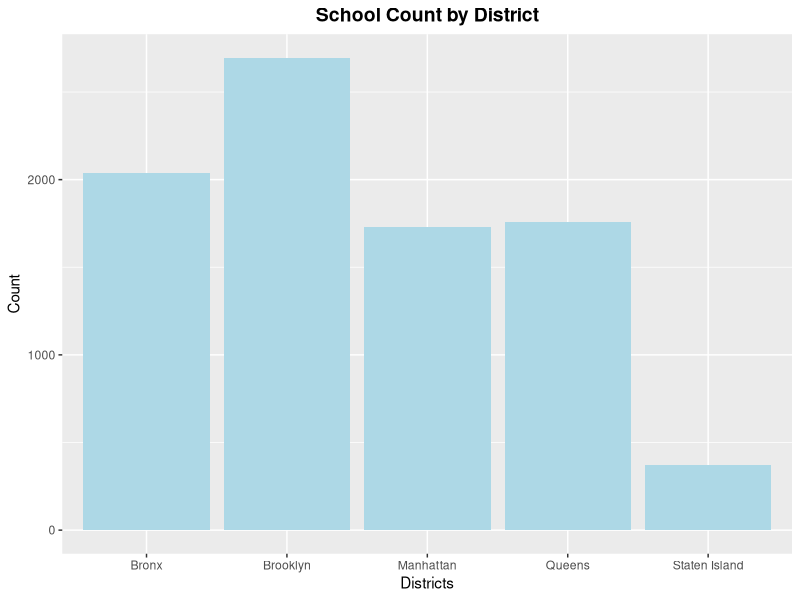
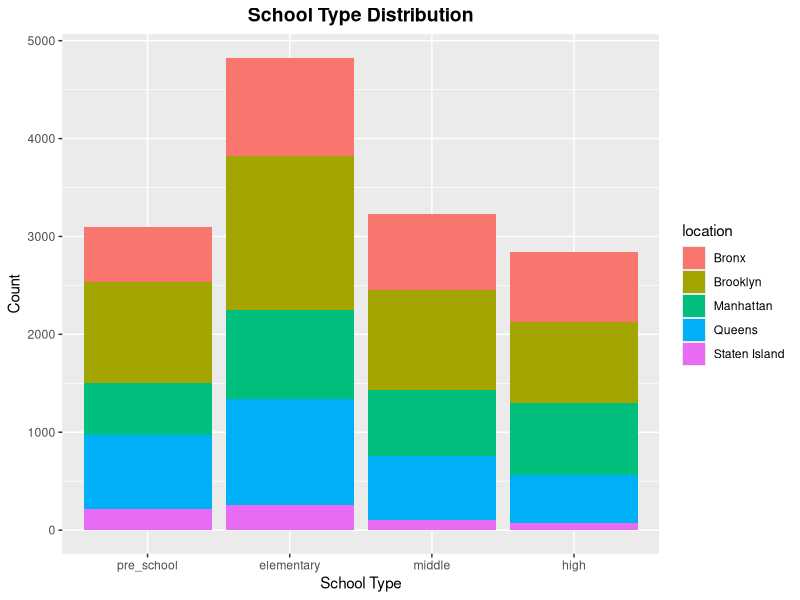

Generate these figures, in order, with R:
## ---- chunk 1
library(knitr)
library(tidyverse)
library(dplyr)
library(ggplot2)
library(RColorBrewer)
library(sqldf)
school = read.csv("School.csv")
## ---- chunk 2
school <- school %>%
  group_by(School.Name) %>%
  mutate(count = n()) %>%
  filter(count == 5) %>%
  select(-count)
## ---- chunk 3
# loc <- ggplot(data = school, aes(x = Year)) + 
#   geom_bar(stat="count",fill = "lightblue")+
#   facet_wrap(~location,ncol =5)+
#   ggtitle("Number of schools in different Borough by year") + 
#   theme(plot.title = element_text(hjust = 0.5, face  = "bold", size = 14), 
#         axis.text.x = element_text(angle = 30, vjust = 0.5))+
#    xlab("Academic Year")+
#   ylab("Number of schools")
# loc
# 
# dis <-  ggplot(data = school, aes(x = Year,fill = location)) + 
#   geom_bar(stat="count") +
#   ggtitle("2013-2018 Time Series School Count") +
#   theme(plot.title = element_text(hjust = 0.5, face  = "bold", size = 14)) + 
#   xlab("Academic Year")+
#   ylab("Number of schools") 
# dis
## ---- chunk 4
school <- school %>% 
  mutate(location = case_when(
    str_detect(DBN, "K") == TRUE ~ "Brooklyn",
    str_detect(DBN,"X") == TRUE ~ "Bronx",
    str_detect(DBN,"Q") == TRUE ~ "Queens",
    str_detect(DBN,"M") == TRUE ~ "Manhattan",
    str_detect(DBN,"R") == TRUE ~ "Staten Island",
  ))

school %>%
  ggplot(mapping = aes(x = location)) +
  geom_bar(stat = "count", fill = "lightblue") +
  ggtitle("School Count by District") +
  xlab("Districts") + ylab("Count") +
  theme(plot.title = element_text(hjust = 0.5, face = "bold", size = 14))
## ---- chunk 5
school <- rename(school, Grade.PK =Grade.PK..Half.Day...Full.Day. )
## ---- chunk 6
school <- school %>% 
  mutate(is_preschool = case_when(
    Grade.PK > 0 ~ 1,
    T ~ 0
  )) %>% 
  mutate(is_elementary = case_when(
    Grade.K == 0 & Grade.1 == 0 & Grade.2 == 0 &
      Grade.3 == 0 & Grade.4 == 0 & Grade.5 == 0 ~ 0,
    T ~ 1
  )) %>% 
  mutate(is_middle = case_when(
    Grade.6 == 0 & Grade.7 == 0 & Grade.8 == 0 ~ 0,
    T ~ 1
  )) %>% 
  mutate(is_high = case_when(
    Grade.9 == 0 & Grade.10 == 0 & Grade.11 == 0 & Grade.12 == 0 ~ 0,
    T ~ 1
  ))
dim(school)
## ---- chunk 7
count_by_type <- sqldf("select location, Year, sum(is_preschool) as pre_school,
      sum(is_elementary) as elementary,
      sum(is_middle) as middle,
      sum(is_high) as high from school group by location ,Year") %>% 
   pivot_longer(-c(location,Year),names_to ="type", values_to = "num")

count_by_type$type <- factor(count_by_type$type ,levels = c("pre_school", "elementary", "middle", "high"))

type_sch <- count_by_type %>%
  ggplot(mapping = aes(x = type, y = num, fill = location)) +
  geom_bar(stat = "identity") +
  ggtitle("School Type Distribution") +
  xlab("School Type") + ylab("Count") +
  theme(plot.title = element_text(hjust = 0.5, face  = "bold", size = 14))
type_sch
## ---- chunk 8
# type_sch <- ggplot(count_by_type, aes(fill=type, y=num, x=Year)) + 
#     geom_bar(position="dodge", stat="identity")+
#   ggtitle("Number of schools in different type by year") + 
#   theme(plot.title = element_text(hjust = 0.5, face  = "bold", size = 14))+
#    xlab("Academic Year")+
#   ylab("Number of schools") +
#   scale_color_brewer(palette="Dark2")
# type_sch
